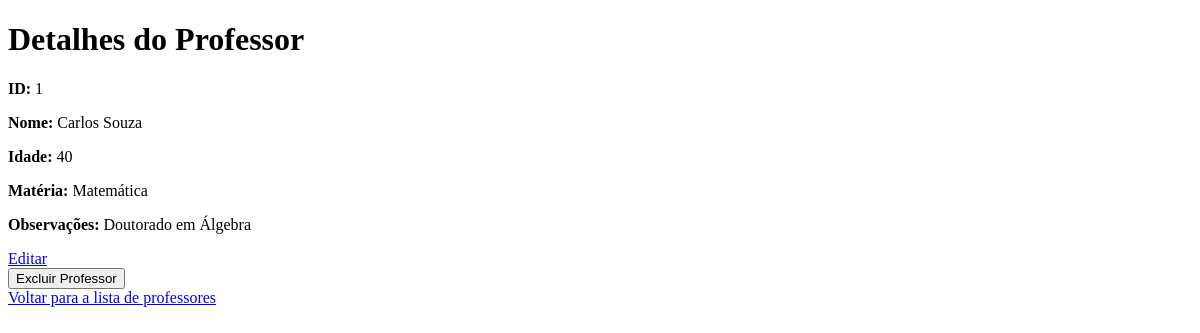
Page /professor/1 on the earlier database version.
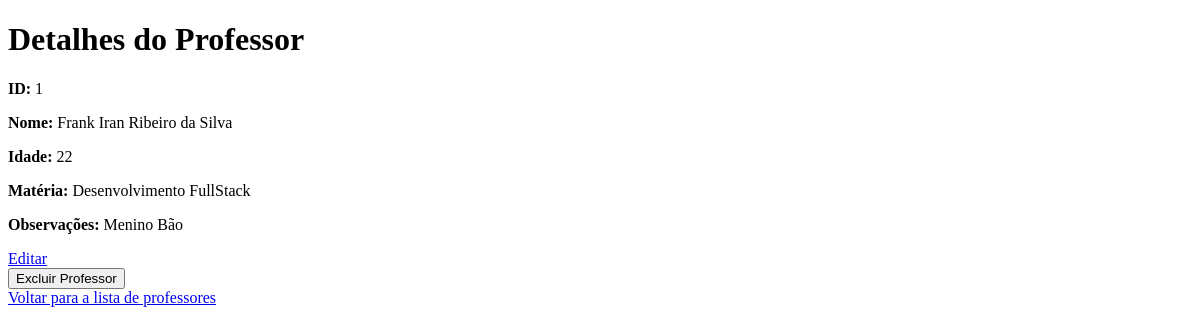
Same page on the later database version.
### app/models.py (models this page shows)
class Professor(db.Model):
    __tablename__ = 'professores'
    id = db.Column(db.Integer, primary_key=True)
    nome = db.Column(db.String(50), nullable=False)
    idade = db.Column(db.Integer)
    materia = db.Column(db.String(50))
    observacoes = db.Column(db.Text)
    turmas = db.relationship('Turma', backref='professor', lazy=True)

### app/professor/professor_routes.py (the view)
@professores_blueprint.route("/professor/<int:id_professor>", methods=["GET"])
def exibir_professor(id_professor):
    try:
        professor = professor_por_id(id_professor)
        return render_template('professor/professor_id.html', professor=professor)
    except ProfessorNaoEncontrado:
        return jsonify({"message": "Professor não encontrado"}), 404

### app/professor/professor_model.py (called while the page is built)
def professor_por_id(id_professor):
    professor = Professor.query.get(id_professor)
    if professor:
        return {
            "id": professor.id,
            "nome": professor.nome,
            "idade": professor.idade,
            "matéria": professor.materia,
            "observações": professor.observacoes
        }
    raise ProfessorNaoEncontrado

### app/templates/professor/professor_id.html (shortened to what this page needs)
<!DOCTYPE html>
<html lang="pt-BR">
<head>
</head>
<body>
    <h1>Detalhes do Professor</h1>
    <p><strong>ID:</strong> {{ professor.id }}</p>
    <p><strong>Nome:</strong> {{ professor.nome }}</p>
    <p><strong>Idade:</strong> {{ professor.idade }}</p>
    <p><strong>Matéria:</strong> {{ professor.matéria }}</p>
    <p><strong>Observações:</strong> {{ professor.observações }}</p>
    <a href="/professores/{{ professor.id }}/atualizar">Editar</a>
    <form action="/professores/{{ professor.id }}" method="POST" onsubmit="return confirmDelete(this);">
        <button type="submit">Excluir Professor</button>
    </form>
    <a href="/professor">Voltar para a lista de professores</a>
</body>
</html>

Differences in the rows shown:
changed Professor: nome "Carlos Souza" → "Frank Iran Ribeiro da Silva"; matéria "Matemática" → "Desenvolvimento FullStack"; observações "Doutorado em Álgebra" → "Menino Bão"
Other differences:
{{ professor.idade }}: "40" → "22"
